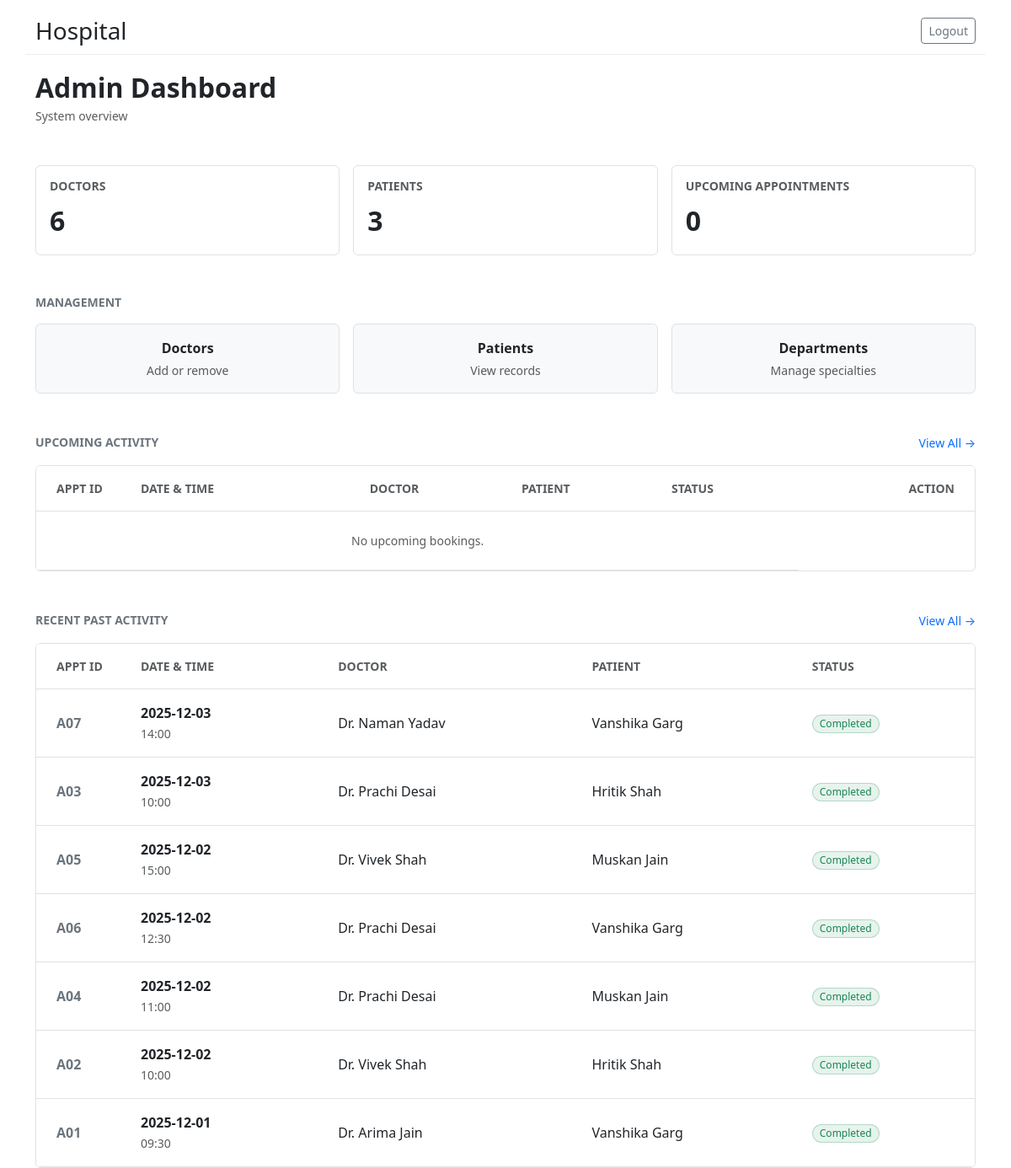
The app's page /admin/dashboard (signed in), older data.
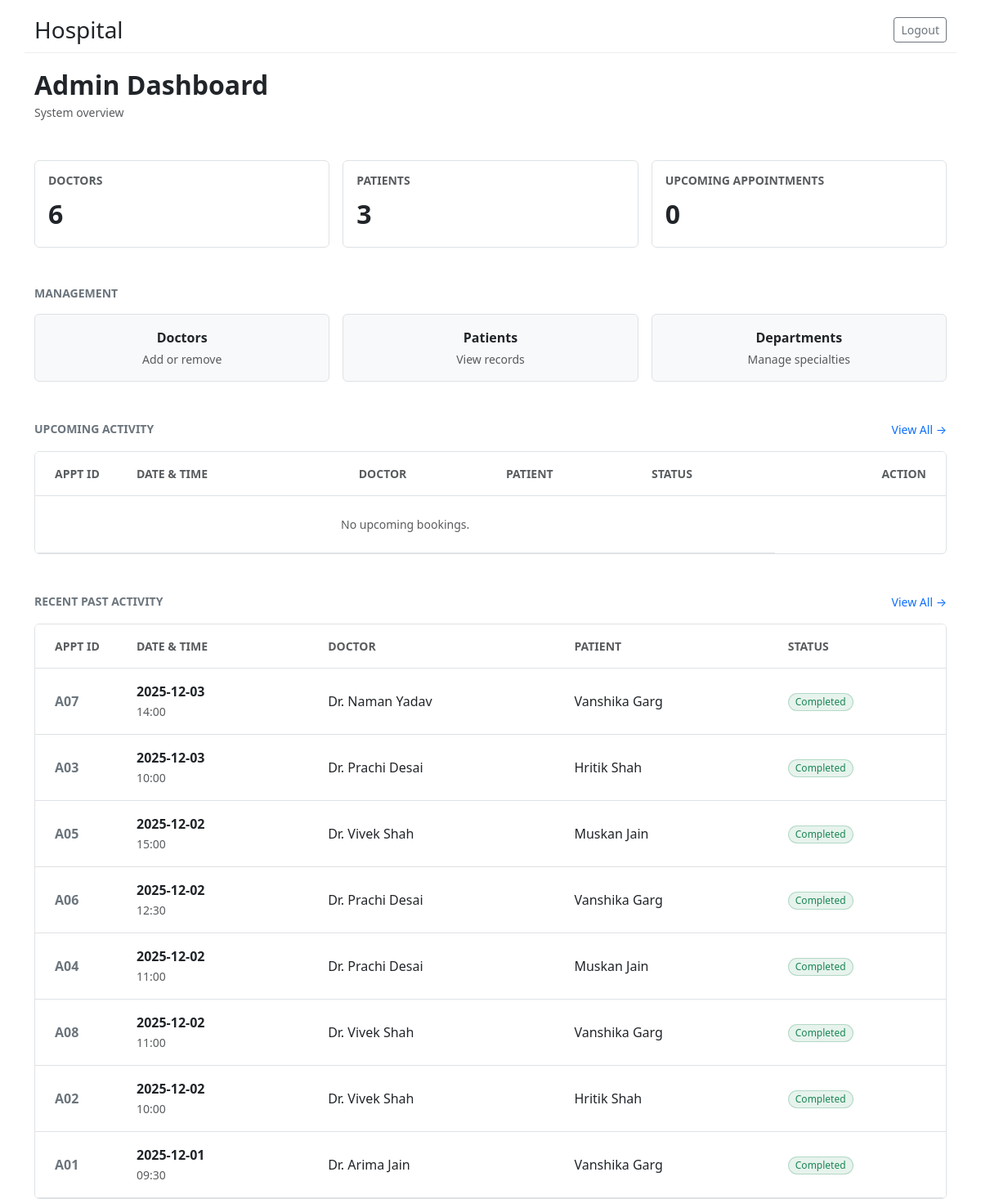
The same page, newer data.
### tables this page shows
CREATE TABLE appointments (
      id INTEGER PRIMARY KEY AUTOINCREMENT,
      patient_id INTEGER NOT NULL,
      doctor_id INTEGER NOT NULL,
      date TEXT NOT NULL,
      time TEXT NOT NULL,
      end_time TEXT,
      status TEXT NOT NULL DEFAULT 'Booked' CHECK(status IN ('Booked','Completed','Cancelled')),
      created_at TEXT NOT NULL,
      FOREIGN KEY(patient_id) REFERENCES patients(id),
      FOREIGN KEY(doctor_id) REFERENCES doctors(id)
    );

CREATE TABLE users (
      id INTEGER PRIMARY KEY AUTOINCREMENT,
      username TEXT UNIQUE NOT NULL,
      password_hash TEXT NOT NULL,
      role TEXT NOT NULL CHECK(role IN ('admin','doctor','patient')),
      full_name TEXT, email TEXT, phone TEXT, is_active INTEGER DEFAULT 1
    );

### app.py (the view)
@app.route("/admin/dashboard")
@login_required(role="admin")
def admin_dashboard():
    db = get_db()
    total_doctors = db.execute("SELECT COUNT(*) c FROM doctors").fetchone()["c"]
    total_patients = db.execute("SELECT COUNT(*) c FROM patients").fetchone()["c"]
    total_upcoming = db.execute("""
        SELECT COUNT(*) c FROM appointments
        WHERE datetime(date||' '||time) >= datetime('now') AND status='Booked'
    """).fetchone()["c"]
    upcoming = db.execute("""
      SELECT a.id, u.full_name patient_name, u2.full_name doctor_name, a.date, a.time, a.status
      FROM appointments a
      JOIN patients p ON a.patient_id=p.id
      JOIN users u ON p.user_id = u.id
      JOIN doctors d ON a.doctor_id = d.id
      JOIN users u2 ON d.user_id = u2.id
      WHERE datetime(a.date||' '||a.time) >= datetime('now') AND a.status='Booked'
      ORDER BY a.date, a.time LIMIT 10
    """).fetchall()
    past = db.execute("""
      SELECT a.id, u.full_name patient_name, u2.full_name doctor_name, a.date, a.time, a.status
      FROM appointments a
      JOIN patients p ON a.patient_id=p.id
      JOIN users u ON p.user_id = u.id
      JOIN doctors d ON a.doctor_id = d.id
      JOIN users u2 ON d.user_id = u2.id
      WHERE datetime(a.date||' '||a.time) < datetime('now') OR a.status != 'Booked'
      ORDER BY a.date DESC, a.time DESC LIMIT 10
    """).fetchall()
    return render_template("admin_dashboard.html",
                           total_doctors=total_doctors,
                           total_patients=total_patients,
                           total_upcoming=total_upcoming,
                           upcoming=upcoming, past=past)

### app.py (called while the page is built, shortened)
def get_db():
    if "db" not in g:
        g.db = sqlite3.connect(DB_PATH, detect_types=sqlite3.PARSE_DECLTYPES)
        g.db.row_factory = sqlite3.Row
    return g.db

def login_required(role=None):
    from functools import wraps
    def decorator(f):
        @wraps(f)
        def wrapped(*args, **kwargs):
            if "user_id" not in session:
                return redirect(url_for("login"))
            return f(*args, **kwargs)
        return wrapped
    return decorator

### templates/admin_dashboard.html
{% extends "base.html" %}
{% block content %}
<div class="mb-5">
  <h2 class="fw-bold mb-1 text-dark">Admin Dashboard</h2>
  <p class="text-muted small">System overview</p>
</div>
<div class="row g-3 mb-5">
  <div class="col-md-4">
    <div class="border rounded p-3 bg-white h-100 d-flex flex-column justify-content-between">
      <h6 class="text-uppercase text-muted fw-bold small mb-2">Doctors</h6>
      <div class="fs-2 fw-bold text-dark">{{ total_doctors }}</div>
    </div>
  </div>
  <div class="col-md-4">
    <div class="border rounded p-3 bg-white h-100 d-flex flex-column justify-content-between">
      <h6 class="text-uppercase text-muted fw-bold small mb-2">Patients</h6>
      <div class="fs-2 fw-bold text-dark">{{ total_patients }}</div>
    </div>
  </div>
  <div class="col-md-4">
    <div class="border rounded p-3 bg-white h-100 d-flex flex-column justify-content-between">
      <h6 class="text-uppercase text-muted fw-bold small mb-2">Upcoming Appointments</h6>
      <div class="fs-2 fw-bold text-dark">{{ total_upcoming }}</div>
    </div>
  </div>
</div>
<h6 class="fw-bold mb-3 text-secondary text-uppercase small">Management</h6>
<div class="row g-3 mb-5">
  <div class="col-md-4">
    <a href="{{ url_for('manage_doctors') }}" class="d-block text-decoration-none bg-light border rounded p-3 text-center text-dark fw-bold">
      Doctors
      <div class="small fw-normal text-muted mt-1">Add or remove</div>
    </a>
  </div>
  <div class="col-md-4">
    <a href="{{ url_for('admin_list_patients') }}" class="d-block text-decoration-none bg-light border rounded p-3 text-center text-dark fw-bold">
      Patients
      <div class="small fw-normal text-muted mt-1">View records</div>
    </a>
  </div>
  <div class="col-md-4">
    <a href="{{ url_for('admin_departments') }}" class="d-block text-decoration-none bg-light border rounded p-3 text-center text-dark fw-bold">
      Departments
      <div class="small fw-normal text-muted mt-1">Manage specialties</div>
    </a>
  </div>
</div>
<div class="d-flex justify-content-between align-items-center mb-3">
    <h6 class="fw-bold text-secondary text-uppercase small mb-0">Upcoming Activity</h6>
    <a href="{{ url_for('admin_appointments', filter='upcoming') }}" class="text-decoration-none small">View All &rarr;</a>
</div>
<div class="border rounded overflow-hidden">
  <table class="table mb-0">
    <thead class="bg-light">
      <tr>
        <th class="ps-4 py-3 text-uppercase text-muted small fw-bold border-bottom" style="width:100px;">Appt ID</th>
        <th class="ps-4 py-3 text-uppercase text-muted small fw-bold border-bottom">Date & Time</th>
        <th class="py-3 text-uppercase text-muted small fw-bold border-bottom">Doctor</th>
        <th class="py-3 text-uppercase text-muted small fw-bold border-bottom">Patient</th>
        <th class="py-3 text-uppercase text-muted small fw-bold border-bottom">Status</th>
        <th class="py-3 text-uppercase text-muted small fw-bold border-bottom text-end pe-4">Action</th>
      </tr>
    </thead>
    <tbody>
      {% for a in upcoming %}
        <tr>
          <td class="ps-4 py-3 align-middle fw-bold text-secondary">A{{ "%02d" | format(a.id) }}</td>
          <td class="ps-4 py-3 align-middle">
            <div class="fw-bold text-dark">{{ a.date }}</div>
            <small class="text-muted">{{ a.time }}</small>
          </td>
          <td class="align-middle">{{ a.doctor_name }}</td>
          <td class="align-middle">{{ a.patient_name }}</td>
          <td class="align-middle">
            <span class="badge bg-primary bg-opacity-10 text-primary border border-primary border-opacity-25 px-2 py-1 rounded-pill fw-normal">Booked</span>
          </td>
          <td class="align-middle text-end pe-4">
            <form method="post" action="{{ url_for('admin_cancel_appointment', appointment_id=a.id) }}" onsubmit="return confirm('Cancel this appointment?');">
                <button class="btn btn-sm btn-outline-danger py-0 px-2" style="font-size: 0.75rem;">Cancel</button>
            </form>
          </td>
        </tr>
      {% else %}
        <tr>
          <td colspan="5" class="text-center py-4 text-muted small">No upcoming bookings.</td>
        </tr>
      {% endfor %}
    </tbody>
  </table>
</div>
<div class="d-flex justify-content-between align-items-center mb-3 mt-5">
    <h6 class="fw-bold text-secondary text-uppercase small mb-0">Recent Past Activity</h6>
    <a href="{{ url_for('admin_appointments', filter='past') }}" class="text-decoration-none small">View All &rarr;</a>
</div>
<div class="border rounded overflow-hidden">
  <table class="table mb-0">
    <thead class="bg-light">
      <tr>
        <th class="ps-4 py-3 text-uppercase text-muted small fw-bold border-bottom" style="width:100px;">Appt ID</th>
        <th class="ps-4 py-3 text-uppercase text-muted small fw-bold border-bottom">Date & Time</th>
        <th class="py-3 text-uppercase text-muted small fw-bold border-bottom">Doctor</th>
        <th class="py-3 text-uppercase text-muted small fw-bold border-bottom">Patient</th>
        <th class="py-3 text-uppercase text-muted small fw-bold border-bottom">Status</th>
      </tr>
    </thead>
    <tbody>
      {% for a in past %}
        <tr>
          <td class="ps-4 py-3 align-middle fw-bold text-secondary">A{{ "%02d" | format(a.id) }}</td>
          <td class="ps-4 py-3 align-middle">
            <div class="fw-bold text-dark">{{ a.date }}</div>
            <small class="text-muted">{{ a.time }}</small>
          </td>
          <td class="align-middle">{{ a.doctor_name }}</td>
          <td class="align-middle">{{ a.patient_name }}</td>
          <td class="align-middle">
            <span class="badge bg-success bg-opacity-10 text-success border border-success border-opacity-25 px-2 py-1 rounded-pill fw-normal">Completed</span>
          </td>
        </tr>
      {% else %}
        <tr>
          <td colspan="4" class="text-center py-4 text-muted small">No recent activity.</td>
        </tr>
      {% endfor %}
    </tbody>
  </table>
</div>
{% endblock %}

### templates/base.html (shortened to what this page needs)
<!doctype html>
<html lang="en">
  <head>
    <link href="https://cdn.jsdelivr.net/npm/bootstrap@5.3.0/dist/css/bootstrap.min.css" rel="stylesheet">
  </head>
  <body>
    <div class="container site-header">
      <div class="d-flex justify-content-between align-items-center">
        <h3 class="mb-0"><a href="{{ url_for('index') }}" class="text-decoration-none text-dark">Hospital</a></h3>
        <div>
          {% if session.get('user_id') %}
            <a href="{{ url_for('logout') }}" class="btn btn-outline-secondary btn-sm">Logout</a>
          {% else %}
            <a href="{{ url_for('login') }}" class="btn btn-primary btn-sm">Login</a>
          {% endif %}
        </div>
      </div>
    </div>
    <main class="container">
      {% block content %}{% endblock %}
    </main>
  </body>
</html>

### templates/base.html (style rules this page uses)
body { padding-top: 20px; }
.site-header { border-bottom: 1px solid #eee; padding-bottom: 10px; margin-bottom: 20px; }

Row changes from the older to the newer data that the page shows:
added appointments: id "08", date "2025-12-02", time "11:00", doctor_name "Dr. Vivek Shah", patient_name "Vanshika Garg"
